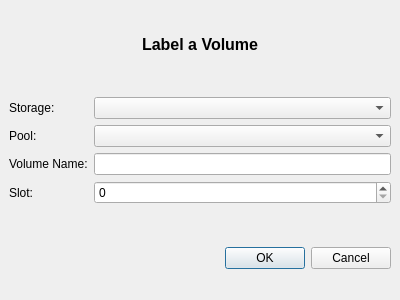
<ui version="4.0" >
 <class>labelForm</class>
 <widget class="QDialog" name="labelForm" >
  <property name="windowModality" >
   <enum>Qt::WindowModal</enum>
  </property>
  <property name="geometry" >
   <rect>
    <x>0</x>
    <y>0</y>
    <width>400</width>
    <height>300</height>
   </rect>
  </property>
  <property name="windowTitle" >
   <string>Label</string>
  </property>
  <layout class="QVBoxLayout" >
   <property name="margin" >
    <number>9</number>
   </property>
   <property name="spacing" >
    <number>6</number>
   </property>
   <item>
    <layout class="QHBoxLayout" >
     <property name="margin" >
      <number>0</number>
     </property>
     <property name="spacing" >
      <number>6</number>
     </property>
     <item>
      <spacer>
       <property name="orientation" >
        <enum>Qt::Horizontal</enum>
       </property>
       <property name="sizeHint" >
        <size>
         <width>71</width>
         <height>21</height>
        </size>
       </property>
      </spacer>
     </item>
     <item>
      <widget class="QLabel" name="label" >
       <property name="maximumSize" >
        <size>
         <width>16777215</width>
         <height>30</height>
        </size>
       </property>
       <property name="text" >
        <string>&lt;html>&lt;head>&lt;meta name="qrichtext" content="1" />&lt;style type="text/css">
p, li { white-space: pre-wrap; }
&lt;/style>&lt;/head>&lt;body style=" font-family:'Sans Serif'; font-size:9pt; font-weight:400; font-style:normal; text-decoration:none;">
&lt;p style=" margin-top:0px; margin-bottom:0px; margin-left:0px; margin-right:0px; -qt-block-indent:0; text-indent:0px;">&lt;span style=" font-size:12pt; font-weight:600;">Label a Volume&lt;/span>&lt;/p>&lt;/body>&lt;/html></string>
       </property>
      </widget>
     </item>
     <item>
      <spacer>
       <property name="orientation" >
        <enum>Qt::Horizontal</enum>
       </property>
       <property name="sizeHint" >
        <size>
         <width>81</width>
         <height>20</height>
        </size>
       </property>
      </spacer>
     </item>
    </layout>
   </item>
   <item>
    <spacer>
     <property name="orientation" >
      <enum>Qt::Vertical</enum>
     </property>
     <property name="sizeType" >
      <enum>QSizePolicy::Maximum</enum>
     </property>
     <property name="sizeHint" >
      <size>
       <width>20</width>
       <height>10</height>
      </size>
     </property>
    </spacer>
   </item>
   <item>
    <layout class="QGridLayout" >
     <property name="margin" >
      <number>0</number>
     </property>
     <property name="spacing" >
      <number>6</number>
     </property>
     <item row="3" column="1" >
      <widget class="QSpinBox" name="slotSpin" >
       <property name="maximum" >
        <number>10000</number>
       </property>
      </widget>
     </item>
     <item row="1" column="0" >
      <widget class="QLabel" name="label_3" >
       <property name="text" >
        <string>Pool:</string>
       </property>
       <property name="buddy" >
        <cstring>poolCombo</cstring>
       </property>
      </widget>
     </item>
     <item row="0" column="0" >
      <widget class="QLabel" name="label_2" >
       <property name="text" >
        <string>Storage:</string>
       </property>
       <property name="buddy" >
        <cstring>storageCombo</cstring>
       </property>
      </widget>
     </item>
     <item row="2" column="1" >
      <widget class="QLineEdit" name="volumeName" >
       <property name="minimumSize" >
        <size>
         <width>200</width>
         <height>0</height>
        </size>
       </property>
      </widget>
     </item>
     <item row="1" column="1" >
      <widget class="QComboBox" name="poolCombo" />
     </item>
     <item row="2" column="0" >
      <widget class="QLabel" name="label_5" >
       <property name="text" >
        <string>Volume Name:</string>
       </property>
       <property name="buddy" >
        <cstring>volumeName</cstring>
       </property>
      </widget>
     </item>
     <item row="0" column="1" >
      <widget class="QComboBox" name="storageCombo" />
     </item>
     <item row="3" column="0" >
      <widget class="QLabel" name="label_4" >
       <property name="text" >
        <string>Slot:</string>
       </property>
       <property name="buddy" >
        <cstring>slotSpin</cstring>
       </property>
      </widget>
     </item>
    </layout>
   </item>
   <item>
    <spacer>
     <property name="orientation" >
      <enum>Qt::Vertical</enum>
     </property>
     <property name="sizeType" >
      <enum>QSizePolicy::Maximum</enum>
     </property>
     <property name="sizeHint" >
      <size>
       <width>21</width>
       <height>16</height>
      </size>
     </property>
    </spacer>
   </item>
   <item>
    <widget class="QDialogButtonBox" name="buttonBox" >
     <property name="orientation" >
      <enum>Qt::Horizontal</enum>
     </property>
     <property name="standardButtons" >
      <set>QDialogButtonBox::Cancel|QDialogButtonBox::NoButton|QDialogButtonBox::Ok</set>
     </property>
    </widget>
   </item>
  </layout>
 </widget>
 <resources/>
 <connections>
  <connection>
   <sender>buttonBox</sender>
   <signal>accepted()</signal>
   <receiver>labelForm</receiver>
   <slot>accept()</slot>
   <hints>
    <hint type="sourcelabel" >
     <x>248</x>
     <y>254</y>
    </hint>
    <hint type="destinationlabel" >
     <x>157</x>
     <y>274</y>
    </hint>
   </hints>
  </connection>
  <connection>
   <sender>buttonBox</sender>
   <signal>rejected()</signal>
   <receiver>labelForm</receiver>
   <slot>reject()</slot>
   <hints>
    <hint type="sourcelabel" >
     <x>316</x>
     <y>260</y>
    </hint>
    <hint type="destinationlabel" >
     <x>286</x>
     <y>274</y>
    </hint>
   </hints>
  </connection>
 </connections>
</ui>
